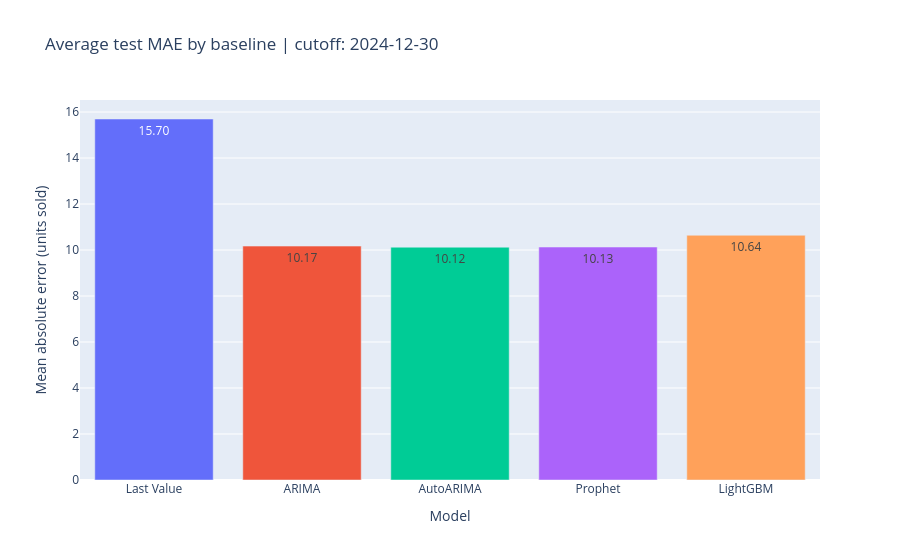
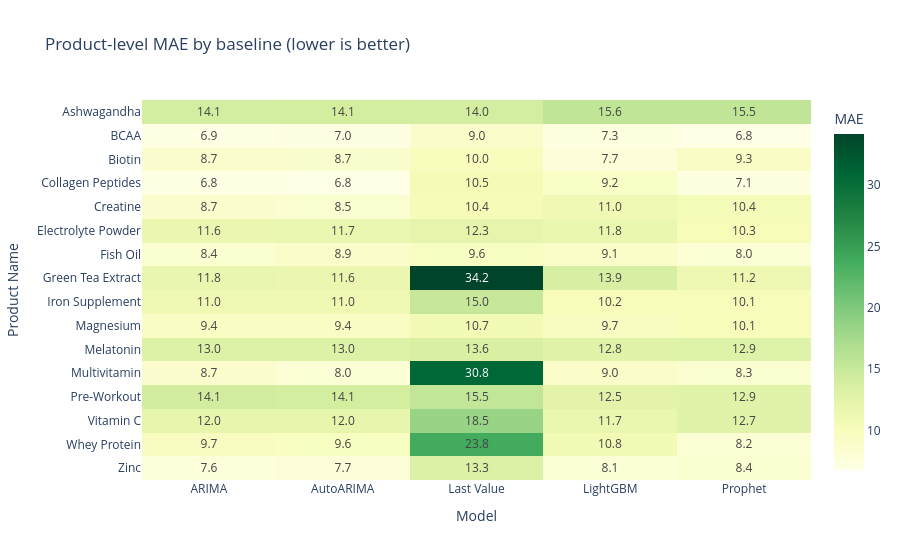

The cell these charts' notebook holds for them, in order:
### Code cell
product_comparison = metrics_by_product.pivot(index="Product Name", columns="Model", values="MAE").sort_index()
display(product_comparison.style.background_gradient(cmap="YlGn", axis=None))

fig = px.bar(
    overall_comparison.reset_index(),
    x="Model",
    y="MAE",
    title=f"Average test MAE by baseline | cutoff: {TRAIN_END_DATE.date()}",
    text_auto=".2f",
    color="Model",
    category_orders={"Model": list(model_functions)},
)
fig.update_layout(showlegend=False, yaxis_title="Mean absolute error (units sold)")
fig.show()

metric_heatmap = px.imshow(
    product_comparison,
    text_auto=".1f",
    aspect="auto",
    color_continuous_scale="YlGn",
    title="Product-level MAE by baseline (lower is better)",
    labels={"x": "Model", "y": "Product Name", "color": "MAE"},
)
metric_heatmap.show()

### Figure 1 — Plotly figure (JSON) as saved in the notebook; plotly's stock layout.template omitted (floating-point values rounded to 4 significant figures)
{"data": [{"hovertemplate": "Model=%{x}<br>MAE=%{y}<extra></extra>", "legendgroup": "Last Value", "marker": {"color": "#636efa", "pattern": {"shape": ""}}, "name": "Last Value", "orientation": "v", "showlegend": true, "textposition": "auto", "texttemplate": "%{y:.2f}", "type": "bar", "x": ["Last Value"], "xaxis": "x", "y": [15.7], "yaxis": "y"}, {"hovertemplate": "Model=%{x}<br>MAE=%{y}<extra></extra>", "legendgroup": "ARIMA", "marker": {"color": "#EF553B", "pattern": {"shape": ""}}, "name": "ARIMA", "orientation": "v", "showlegend": true, "textposition": "auto", "texttemplate": "%{y:.2f}", "type": "bar", "x": ["ARIMA"], "xaxis": "x", "y": [10.17], "yaxis": "y"}, {"hovertemplate": "Model=%{x}<br>MAE=%{y}<extra></extra>", "legendgroup": "AutoARIMA", "marker": {"color": "#00cc96", "pattern": {"shape": ""}}, "name": "AutoARIMA", "orientation": "v", "showlegend": true, "textposition": "auto", "texttemplate": "%{y:.2f}", "type": "bar", "x": ["AutoARIMA"], "xaxis": "x", "y": [10.12], "yaxis": "y"}, {"hovertemplate": "Model=%{x}<br>MAE=%{y}<extra></extra>", "legendgroup": "Prophet", "marker": {"color": "#ab63fa", "pattern": {"shape": ""}}, "name": "Prophet", "orientation": "v", "showlegend": true, "textposition": "auto", "texttemplate": "%{y:.2f}", "type": "bar", "x": ["Prophet"], "xaxis": "x", "y": [10.13], "yaxis": "y"}, {"hovertemplate": "Model=%{x}<br>MAE=%{y}<extra></extra>", "legendgroup": "LightGBM", "marker": {"color": "#FFA15A", "pattern": {"shape": ""}}, "name": "LightGBM", "orientation": "v", "showlegend": true, "textposition": "auto", "texttemplate": "%{y:.2f}", "type": "bar", "x": ["LightGBM"], "xaxis": "x", "y": [10.64], "yaxis": "y"}], "layout": {"barmode": "relative", "legend": {"title": {"text": "Model"}, "tracegroupgap": 0}, "showlegend": false, "title": {"text": "Average test MAE by baseline | cutoff: 2024-12-30"}, "xaxis": {"anchor": "y", "categoryarray": ["Last Value", "ARIMA", "AutoARIMA", "Prophet", "LightGBM"], "categoryorder": "array", "domain": [0, 1], "title": {"text": "Model"}}, "yaxis": {"anchor": "x", "domain": [0, 1], "title": {"text": "Mean absolute error (units sold)"}}}}

### Figure 2 — Plotly figure (JSON) as saved in the notebook; plotly's stock layout.template omitted (floating-point values rounded to 4 significant figures)
{"data": [{"coloraxis": "coloraxis", "hovertemplate": "Model: %{x}<br>Product Name: %{y}<br>MAE: %{z}<extra></extra>", "name": "0", "texttemplate": "%{z:.1f}", "type": "heatmap", "x": ["ARIMA", "AutoARIMA", "Last Value", "LightGBM", "Prophet"], "xaxis": "x", "y": ["Ashwagandha", "BCAA", "Biotin", "Collagen Peptides", "Creatine", "Electrolyte Powder", "Fish Oil", "Green Tea Extract", "Iron Supplement", "Magnesium", "Melatonin", "Multivitamin", "Pre-Workout", "Vitamin C", "Whey Protein", "Zinc"], "yaxis": "y", "z": [[14.07, 14.06, 14.0, 15.61, 15.55], [6.913, 7.042, 9.0, 7.268, 6.795], [8.699, 8.74, 10.0, 7.695, 9.271], [6.834, 6.81, 10.46, 9.242, 7.108], [8.671, 8.462, 10.38, 10.97, 10.43], [11.63, 11.65, 12.31, 11.76, 10.26], [8.429, 8.879, 9.615, 9.111, 7.951], [11.83, 11.56, 34.15, 13.85, 11.23], [11.0, 10.97, 15.0, 10.17, 10.09], [9.435, 9.434, 10.69, 9.676, 10.08], [13.02, 13.02, 13.62, 12.77, 12.9], [8.716, 7.967, 30.85, 8.992, 8.345], [14.11, 14.05, 15.46, 12.55, 12.85], [12.05, 12.01, 18.46, 11.73, 12.67], [9.705, 9.586, 23.85, 10.81, 8.184], [7.618, 7.714, 13.31, 8.068, 8.389]]}], "layout": {"coloraxis": {"autocolorscale": false, "colorbar": {"title": {"text": "MAE"}}, "colorscale": [[0, "rgb(255,255,229)"], [0.125, "rgb(247,252,185)"], [0.25, "rgb(217,240,163)"], [0.375, "rgb(173,221,142)"], [0.5, "rgb(120,198,121)"], [0.625, "rgb(65,171,93)"], [0.75, "rgb(35,132,67)"], [0.875, "rgb(0,104,55)"], [1, "rgb(0,69,41)"]]}, "title": {"text": "Product-level MAE by baseline (lower is better)"}, "xaxis": {"anchor": "y", "domain": [0, 1], "title": {"text": "Model"}}, "yaxis": {"anchor": "x", "autorange": "reversed", "domain": [0, 1], "title": {"text": "Product Name"}}}}
